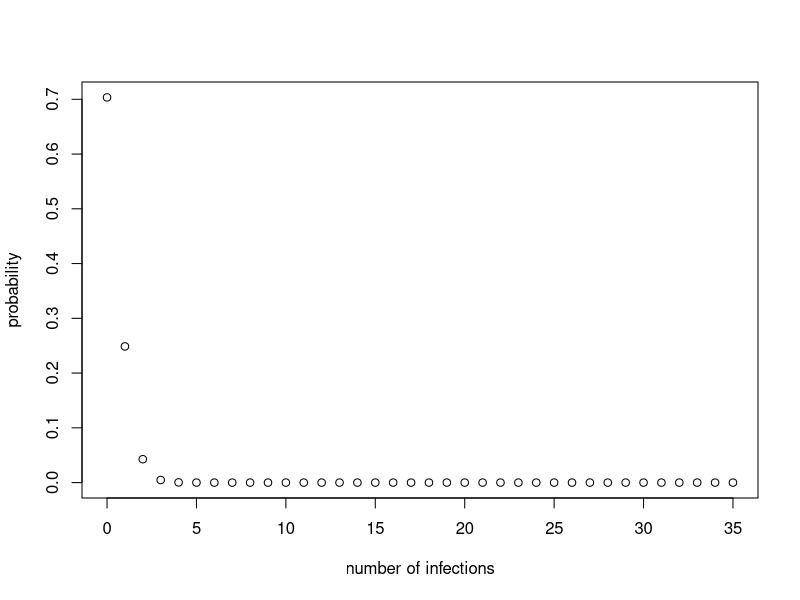
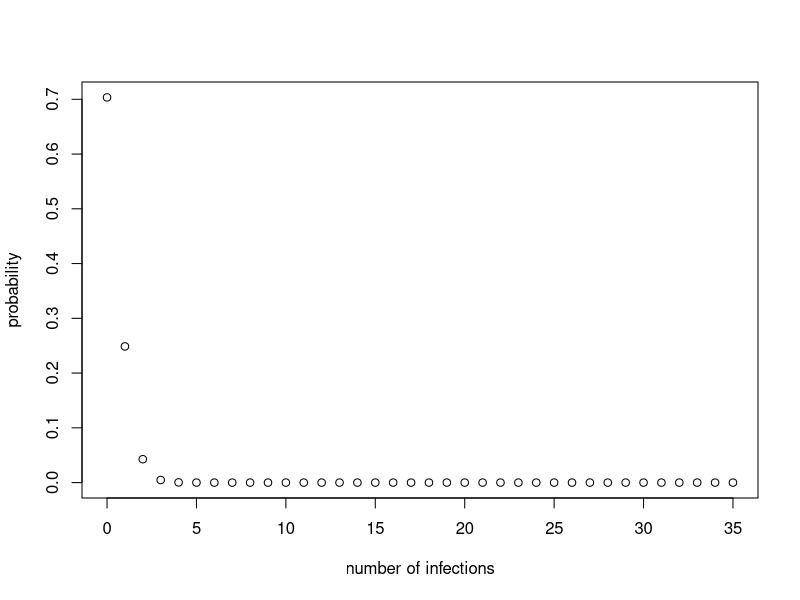

Here is the R script that generated these plots, in order:
## ---- chunk 1
coinFlipProb <- function(n,k,p){
  myprob = choose(n,k)*p^k*(1-p)^(n-k)
  return(myprob)
}

pNoCovid = coinFlipProb(n=35, k=0, p=0.01)

pNoCovid
## ---- chunk 2

pOneCovid = coinFlipProb(n=35, k=1, p=0.01)

pOneCovid
## ---- chunk 3


plot(0:35, coinFlipProb(n=35, k=0:35, p=0.01),
     xlab = "number of infections", ylab = "probability")


## ---- chunk 4

plot(0:35, dbinom(0:35, size=35, prob=0.01),
     xlab = "number of infections", ylab = "probability")
